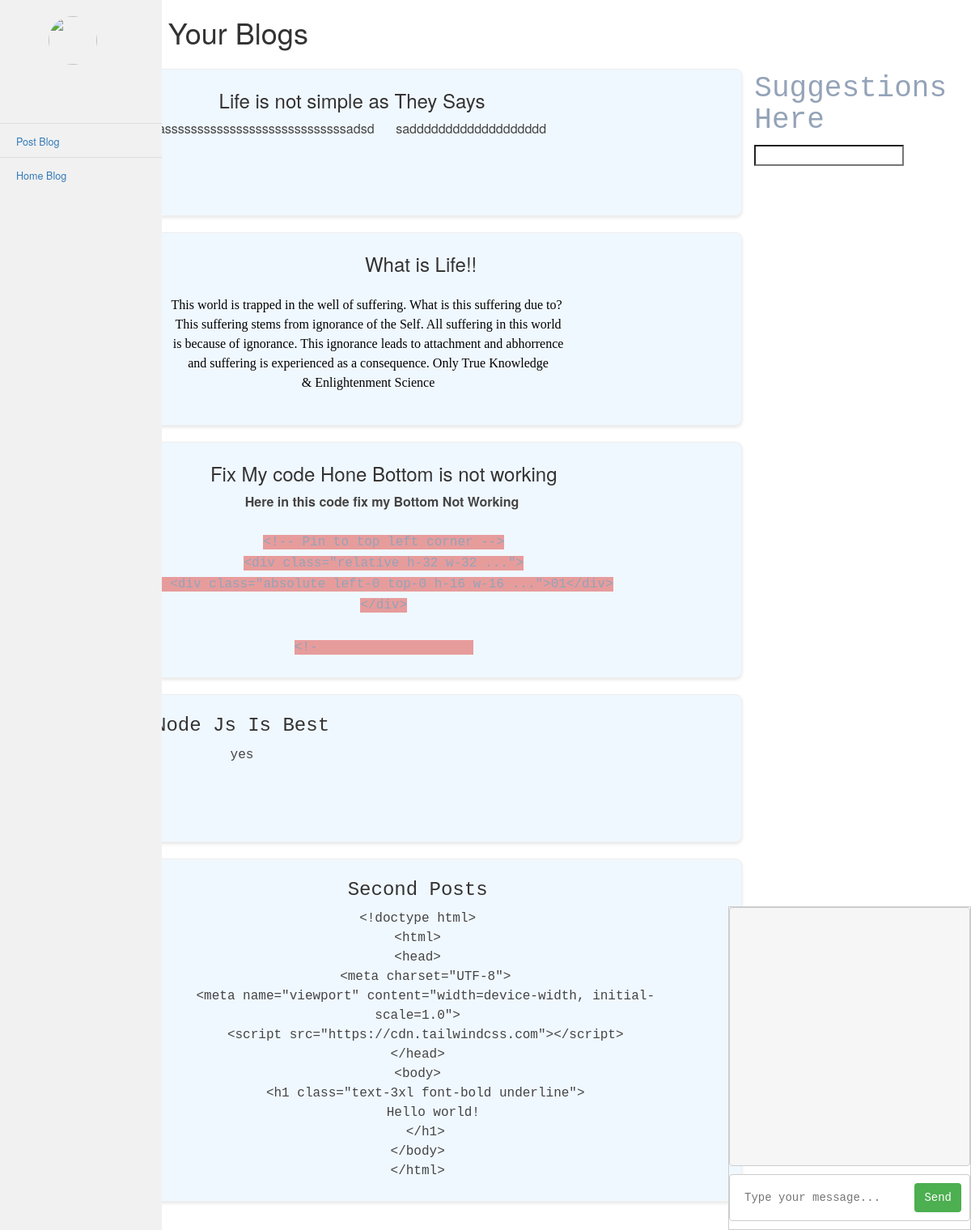
Screenshot of /Blog/home.php with the database file from the repository.
### tables this page shows
CREATE TABLE `community` (
  `id` int(10) NOT NULL,
  `title` varchar(40) NOT NULL,
  `contents` varchar(500) NOT NULL,
  `images` varchar(255) NOT NULL,
  `username` varchar(20) NOT NULL,
  `p_p` varchar(100) NOT NULL,
  `tags` varchar(250) NOT NULL,
  `timestamp` timestamp NOT NULL DEFAULT current_timestamp() ON UPDATE current_timestamp()
);

### Blog/home.php (the view, shortened to what this page needs)
<!DOCTYPE html>
<html lang="en">
<head>
</head>
<body>
    <h1> Start Writing Your Blogs </h1>
    <div class="container">
        <div class="sidenav">
            <?php include 'include/sidenav.php' ?>
        </div>
        <div class="contents">
            <?php $conn = mysqli_connect('localhost', 'root', '', 'chat_app_db');
            $sql = "SELECT community.contents as contents , community.username,community.title as title, users.name as name , users.lastname as lastname, users.p_p as profile
               FROM community
               LEFT JOIN users ON users.username = community.username ORDER BY community.id DESC
";
            $result = mysqli_query($conn, $sql);
            while ($row = mysqli_fetch_assoc($result)) {
                $contents =  $row['contents'];
                $name = $row['name'];
                $title = $row['title'];
                $lastname = $row['lastname'];
            ?>
                <div class="blogs">
                    <div class="profile">
                        <h5> <?php echo $name ?> </h5>
                        <h5> <?php echo $lastname ?> </h5>
                    </div>
                    <div class="contents">
                        <h1> <?php echo $title ?> </h1>
                        <p> <?php echo $contents ?>
                    </div>
                </div>
            <?php
            }
?>
        </div>
        <div class="">
             <h1>    Suggestions Here </h1>
<div>
    <input type="search" id="search-input">
</div>
        <div id="chat-container">
            <div id="chat-messages"></div>
            <form id="chat-form">
                <input type="text" id="chat-message" name="message" placeholder="Type your message...">
                <button type="submit">Send</button>
            </form>
        </div>
    </div>
</body>
</html>

### Blog/include/sidenav.php (style rules this page uses)
.profile { text-align: center; padding: 20px; }

### Blog/home.php (style rules this page uses)
.container { display: flex; }
.contents { padding: 15px; max-width: 80%; }
.blogs { display: flex; background-color: aliceblue; padding: 2px; margin-bottom: 10px; box-shadow: 0 2px 4px rgba(0, 0, 0, 0.1); border-radius: 8px; text-align: center; color: #333; }
.blogs { display: flex; margin-bottom: 20px; padding: 10px; border: 1px solid #eee; }
.profile { margin-right: 20px; }
.contents h1 { margin: 0 0 10px; font-size: 24px; }
.contents p { margin: 0; font-size: 16px; color: #444; line-height: 1.5; }
#chat-container { position: fixed; bottom: 0; right: 0; width: 300px; height: 400px; border: 1px solid #ccc; overflow-y: scroll; }
#chat-messages { height: 320px; padding: 10px; overflow: auto; background-color: #f6f6f6; border: 1px solid #ccc; border-radius: 4px; margin-bottom: 10px; }
#chat-form { display: flex; padding: 10px; background-color: #fff; border: 1px solid #ccc; border-radius: 4px; }
#chat-form input[type=text] { flex: 1; margin-right: 10px; padding: 8px; border: none; border-radius: 4px; font-size: 14px; }
#chat-form button[type=submit] { padding: 8px 12px; background-color: #4CAF50; color: #fff; border: none; border-radius: 4px; cursor: pointer; font-size: 14px; }

### rows the page displays
community: title "Life is not simple as They Says", contents "assssssssssssssssssssssssssssadsd saddddddddddddddddddd"
community: title "What is Life!!", contents "This world is trapped in the well of suffering. What is this suffering due to? This suffering stems from ignorance of the Self. All suffering in this world is because of ignorance. This ignorance leads to attachment and abhorrence and suffering is experienced as a consequence. Only True Knowledge & Enlightenment Science"
community: title "Fix My code Hone Bottom is not working", contents "Here in this code fix my Bottom Not Working <!-- Pin to top left corner --> <div class=\"relative h-32 w-32 ...\"> <div class=\"absolute left-0 top-0 h-16 w-16 ...\">01</div> </div> <!-"
community: title "Node Js Is Best", contents "yes"
community: title "Second Posts", contents "<!doctype html> <html> <head> <meta charset=\"UTF-8\"> <meta name=\"viewport\" content=\"width=device-width, initial-scale=1.0\"> <script src=\"https://cdn.tailwindcss.com\"></script> </head> <body> <h1 class=\"text-3xl font-bold underline\"> Hello world! </h1> </body> </html>"
